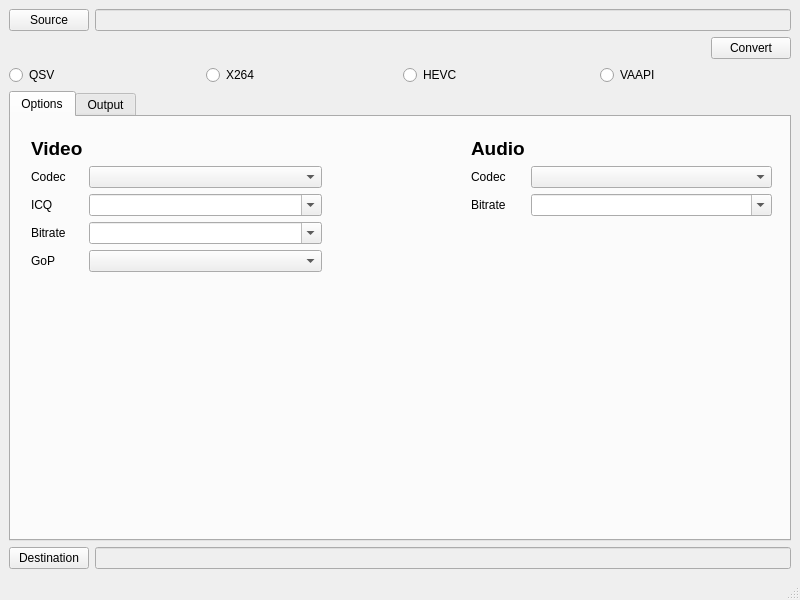
<?xml version="1.0" encoding="UTF-8"?>
<ui version="4.0">
 <class>MainWindow</class>
 <widget class="QMainWindow" name="MainWindow">
  <property name="geometry">
   <rect>
    <x>0</x>
    <y>0</y>
    <width>800</width>
    <height>600</height>
   </rect>
  </property>
  <property name="windowTitle">
   <string>xtbenc</string>
  </property>
  <widget class="QWidget" name="centralwidget">
   <layout class="QGridLayout" name="gridLayout_2">
    <item row="3" column="0">
     <widget class="QTabWidget" name="tabWidget">
      <property name="currentIndex">
       <number>0</number>
      </property>
      <widget class="QWidget" name="tab">
       <attribute name="title">
        <string>Options</string>
       </attribute>
       <widget class="QWidget" name="formLayoutWidget">
        <property name="geometry">
         <rect>
          <x>20</x>
          <y>20</y>
          <width>291</width>
          <height>171</height>
         </rect>
        </property>
        <layout class="QFormLayout" name="formLayout">
         <item row="0" column="0">
          <widget class="QLabel" name="label">
           <property name="font">
            <font>
             <pointsize>14</pointsize>
             <weight>75</weight>
             <bold>true</bold>
            </font>
           </property>
           <property name="text">
            <string>Video</string>
           </property>
          </widget>
         </item>
         <item row="1" column="0">
          <widget class="QLabel" name="codecLabel">
           <property name="text">
            <string>Codec</string>
           </property>
          </widget>
         </item>
         <item row="1" column="1">
          <widget class="QComboBox" name="ComboBox_VCodec"/>
         </item>
         <item row="4" column="1">
          <widget class="QComboBox" name="ComboBox_GoP"/>
         </item>
         <item row="4" column="0">
          <widget class="QLabel" name="goPLabel">
           <property name="text">
            <string>GoP</string>
           </property>
          </widget>
         </item>
         <item row="2" column="1">
          <widget class="QComboBox" name="ComboBox_ICQ">
           <property name="editable">
            <bool>true</bool>
           </property>
          </widget>
         </item>
         <item row="2" column="0">
          <widget class="QLabel" name="iCQLabel">
           <property name="text">
            <string>ICQ</string>
           </property>
          </widget>
         </item>
         <item row="3" column="0">
          <widget class="QLabel" name="bitrateLabel_2">
           <property name="text">
            <string>Bitrate</string>
           </property>
          </widget>
         </item>
         <item row="3" column="1">
          <widget class="QComboBox" name="ComboBox_VBitrate">
           <property name="editable">
            <bool>true</bool>
           </property>
          </widget>
         </item>
        </layout>
       </widget>
       <widget class="QWidget" name="formLayoutWidget_2">
        <property name="geometry">
         <rect>
          <x>460</x>
          <y>20</y>
          <width>301</width>
          <height>171</height>
         </rect>
        </property>
        <layout class="QFormLayout" name="formLayout_3">
         <item row="1" column="0">
          <widget class="QLabel" name="codecLabel_2">
           <property name="text">
            <string>Codec</string>
           </property>
          </widget>
         </item>
         <item row="1" column="1">
          <widget class="QComboBox" name="ComboBox_ACodec"/>
         </item>
         <item row="2" column="0">
          <widget class="QLabel" name="bitrateLabel">
           <property name="text">
            <string>Bitrate</string>
           </property>
          </widget>
         </item>
         <item row="2" column="1">
          <widget class="QComboBox" name="ComboBox_ABitrate">
           <property name="editable">
            <bool>true</bool>
           </property>
          </widget>
         </item>
         <item row="0" column="0">
          <widget class="QLabel" name="label_3">
           <property name="font">
            <font>
             <pointsize>14</pointsize>
             <weight>75</weight>
             <bold>true</bold>
            </font>
           </property>
           <property name="text">
            <string>Audio</string>
           </property>
          </widget>
         </item>
        </layout>
       </widget>
      </widget>
      <widget class="QWidget" name="tab_2">
       <attribute name="title">
        <string>Output</string>
       </attribute>
       <layout class="QGridLayout" name="gridLayout_3">
        <item row="0" column="0">
         <widget class="QTextBrowser" name="textBrowser"/>
        </item>
       </layout>
      </widget>
     </widget>
    </item>
    <item row="4" column="0">
     <layout class="QHBoxLayout" name="horizontalLayout_6">
      <item>
       <widget class="QPushButton" name="pushButton_Destination">
        <property name="text">
         <string>Destination</string>
        </property>
       </widget>
      </item>
      <item>
       <widget class="QLineEdit" name="lineEdit_Destination">
        <property name="enabled">
         <bool>false</bool>
        </property>
       </widget>
      </item>
     </layout>
    </item>
    <item row="2" column="0">
     <layout class="QHBoxLayout" name="horizontalLayout_5">
      <item>
       <widget class="QRadioButton" name="radioButton_QSV">
        <property name="text">
         <string>QSV</string>
        </property>
       </widget>
      </item>
      <item>
       <widget class="QRadioButton" name="radioButton_X264">
        <property name="text">
         <string>X264</string>
        </property>
       </widget>
      </item>
      <item>
       <widget class="QRadioButton" name="radioButton_HEVC">
        <property name="text">
         <string>HEVC</string>
        </property>
       </widget>
      </item>
      <item>
       <widget class="QRadioButton" name="radioButton_VAAPI">
        <property name="text">
         <string>VAAPI</string>
        </property>
       </widget>
      </item>
     </layout>
    </item>
    <item row="0" column="0">
     <layout class="QHBoxLayout" name="horizontalLayout_3">
      <item>
       <widget class="QPushButton" name="pushButton_Source">
        <property name="text">
         <string>Source</string>
        </property>
       </widget>
      </item>
      <item>
       <widget class="QLineEdit" name="lineEdit_Source">
        <property name="enabled">
         <bool>false</bool>
        </property>
       </widget>
      </item>
     </layout>
    </item>
    <item row="1" column="0">
     <widget class="QPushButton" name="pushButton_Convert">
      <property name="sizePolicy">
       <sizepolicy hsizetype="Fixed" vsizetype="Fixed">
        <horstretch>0</horstretch>
        <verstretch>0</verstretch>
       </sizepolicy>
      </property>
      <property name="layoutDirection">
       <enum>Qt::RightToLeft</enum>
      </property>
      <property name="text">
       <string>Convert</string>
      </property>
     </widget>
    </item>
   </layout>
  </widget>
  <widget class="QMenuBar" name="menubar">
   <property name="geometry">
    <rect>
     <x>0</x>
     <y>0</y>
     <width>800</width>
     <height>24</height>
    </rect>
   </property>
  </widget>
  <widget class="QStatusBar" name="statusbar"/>
 </widget>
 <resources/>
 <connections>
  <connection>
   <sender>pushButton_Convert</sender>
   <signal>clicked()</signal>
   <receiver>MainWindow</receiver>
   <slot>executeCommand()</slot>
   <hints>
    <hint type="sourcelabel">
     <x>757</x>
     <y>86</y>
    </hint>
    <hint type="destinationlabel">
     <x>798</x>
     <y>63</y>
    </hint>
   </hints>
  </connection>
  <connection>
   <sender>pushButton_Destination</sender>
   <signal>clicked()</signal>
   <receiver>MainWindow</receiver>
   <slot>setDestination()</slot>
   <hints>
    <hint type="sourcelabel">
     <x>42</x>
     <y>556</y>
    </hint>
    <hint type="destinationlabel">
     <x>44</x>
     <y>569</y>
    </hint>
   </hints>
  </connection>
  <connection>
   <sender>radioButton_HEVC</sender>
   <signal>clicked()</signal>
   <receiver>MainWindow</receiver>
   <slot>setHEVC()</slot>
   <hints>
    <hint type="sourcelabel">
     <x>431</x>
     <y>112</y>
    </hint>
    <hint type="destinationlabel">
     <x>418</x>
     <y>80</y>
    </hint>
   </hints>
  </connection>
  <connection>
   <sender>radioButton_QSV</sender>
   <signal>clicked()</signal>
   <receiver>MainWindow</receiver>
   <slot>setQSV()</slot>
   <hints>
    <hint type="sourcelabel">
     <x>52</x>
     <y>114</y>
    </hint>
    <hint type="destinationlabel">
     <x>53</x>
     <y>92</y>
    </hint>
   </hints>
  </connection>
  <connection>
   <sender>pushButton_Source</sender>
   <signal>clicked()</signal>
   <receiver>MainWindow</receiver>
   <slot>setSource()</slot>
   <hints>
    <hint type="sourcelabel">
     <x>42</x>
     <y>43</y>
    </hint>
    <hint type="destinationlabel">
     <x>43</x>
     <y>31</y>
    </hint>
   </hints>
  </connection>
  <connection>
   <sender>radioButton_VAAPI</sender>
   <signal>clicked()</signal>
   <receiver>MainWindow</receiver>
   <slot>setVAAPI()</slot>
   <hints>
    <hint type="sourcelabel">
     <x>636</x>
     <y>112</y>
    </hint>
    <hint type="destinationlabel">
     <x>634</x>
     <y>88</y>
    </hint>
   </hints>
  </connection>
  <connection>
   <sender>radioButton_X264</sender>
   <signal>clicked()</signal>
   <receiver>MainWindow</receiver>
   <slot>setX264()</slot>
   <hints>
    <hint type="sourcelabel">
     <x>241</x>
     <y>115</y>
    </hint>
    <hint type="destinationlabel">
     <x>241</x>
     <y>87</y>
    </hint>
   </hints>
  </connection>
 </connections>
 <slots>
  <slot>executeCommand()</slot>
  <slot>setSource()</slot>
  <slot>setDestination()</slot>
  <slot>setQSV()</slot>
  <slot>setX264()</slot>
  <slot>setHEVC()</slot>
  <slot>setVAAPI()</slot>
 </slots>
</ui>
